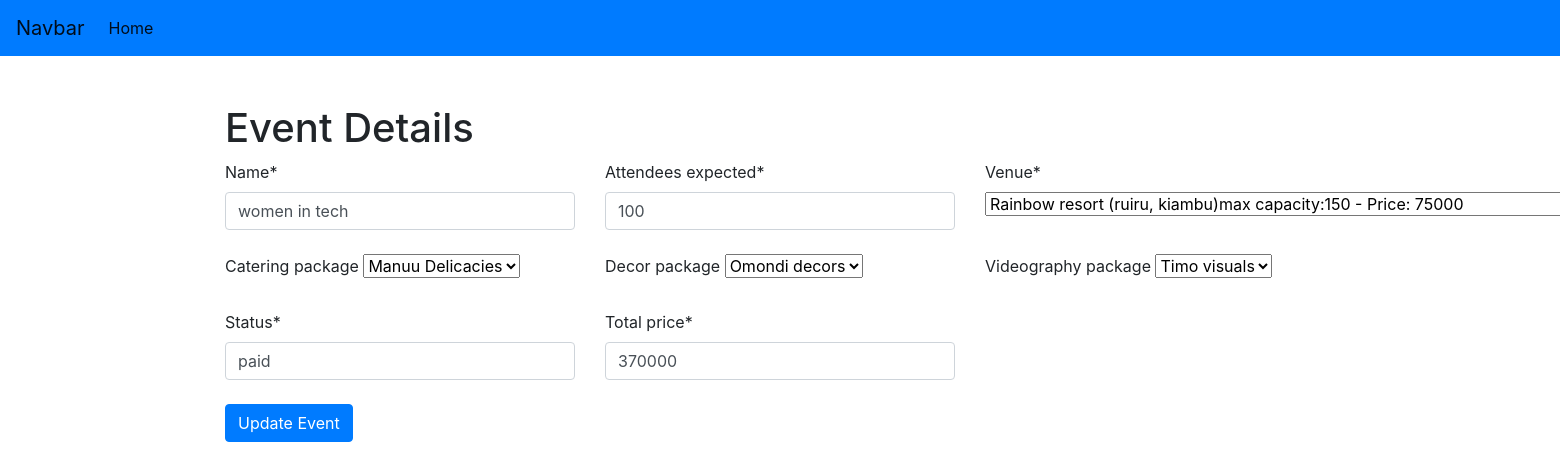
Page /event/4/update/ (signed in) on the committed database.
### xp_app/models.py (models this page shows, shortened)
class Events(models.Model):
    user = models.ForeignKey(User, on_delete=models.CASCADE)
    name = models.CharField(max_length=50)
    description = models.CharField(max_length=250)
    attendees_expected = models.PositiveIntegerField(default=0)
    venue = models.ForeignKey(Venue, on_delete=models.CASCADE, null=True)
    status = models.CharField(max_length=200, default='pending')
    payment_status = models.CharField(max_length=200, choices=payment_status, default="pending")
    date = models.DateTimeField(validators=[validate_future_date], default=datetime.now)
    type = models.CharField(max_length=100, choices=Event_type, default='event')
    decor_package = models.ForeignKey(Package, on_delete=models.CASCADE,
                                      limit_choices_to={'supplier__service': 'decor'}, related_name='events_with_decor', null=True, blank=True)
    catering_package = models.ForeignKey(Package, on_delete=models.CASCADE,
                                         limit_choices_to={'supplier__service': 'catering'},
                                         related_name='events_with_catering', null=True, blank=True)
    videography_package = models.ForeignKey(Package, on_delete=models.CASCADE,
                                            limit_choices_to={'supplier__service': 'videography'},
                                            related_name='events_with_videography', null=True, blank=True)
    total_price = models.PositiveIntegerField(default=0)

### xp_app/views.py (the view)
# urls.py: path('event/<int:event_id>/update/', views.event_update, name='event_update'),
@login_required()
def event_update(request, event_id):
    event = get_object_or_404(Events, id=event_id)
    if request.method == 'POST':
        form = EventsUpdateForm(request.POST, instance=event)
        if form.is_valid():
            form.save()
            message = 'Event Update Successfully!'
            return HttpResponse(
                f'<div style="background-color: #e6f7e9; color: #155724; padding: 10px;">{message}</div>'
                f'<script>setTimeout(function(){{window.location.href = "/customer";}}, 1000);</script>')
    else:
        form = EventsUpdateForm(instance=event)
    context = {'form': form, 'event': event}
    return render(request, 'event_detail_edit.html', context)

### xp_app/forms.py
class EventsUpdateForm(forms.ModelForm):
    class Meta:
        model = Events
        fields = ('name', 'attendees_expected', 'venue',    'catering_package',
                  'decor_package', 'videography_package', 'status', 'total_price')

### xp_app/models.py (called while the page is built)
    def __str__(self):
        return self.name

    def __str__(self):
        return f"{self.name} ({self.locality})max capacity:{self.capacity} - Price: {self.price}"

### templates/event_detail_edit.html (shortened to what this page needs)
{% load crispy_forms_tags %}
<head>
    <link rel="stylesheet" href="https://cdn.jsdelivr.net/npm/bootstrap@4.0.0/dist/css/bootstrap.min.css"
>
</head>
<nav class="navbar navbar-expand-lg navbar-light bg-primary">
  <a class="navbar-brand" href="#">Navbar</a>
  <div class="collapse navbar-collapse" id="navbarNavDropdown">
    <ul class="navbar-nav">
      <li class="nav-item active">
        <a class="nav-link" href="{% url 'customer' %}">Home</a>
      </li>
    </ul>
  </div>
</nav>
{% block content %}
  <div class="container mt-5">
    <h1>Event Details</h1>
    <form method="POST" action="{% url 'event_update' event.id %}">
      <div class="row">
        {% for field in form %}
          <div class="col-md-4">
            <div class="form-group">
              {{ field|as_crispy_field }}
            </div>
          </div>
          {% if forloop.counter|divisibleby:3 and not forloop.last %}
            </div><div class="row">
          {% endif %}
        {% endfor %}
      </div>
      <button type="submit" class="btn btn-primary">Update Event</button>
    </form>
  </div>
{% endblock %}

### templates/event_detail_edit.html (style rules this page uses)
.form-group { margin-bottom: 1.5rem; }

### rows in the picture
Events: form "women in tech" "100" "Rainbow resort (ruiru, kiambu)max capacity:150 - Price: 75000" "Manuu Delicacies" "Omondi decors" "Timo visuals" "paid" "370000"
